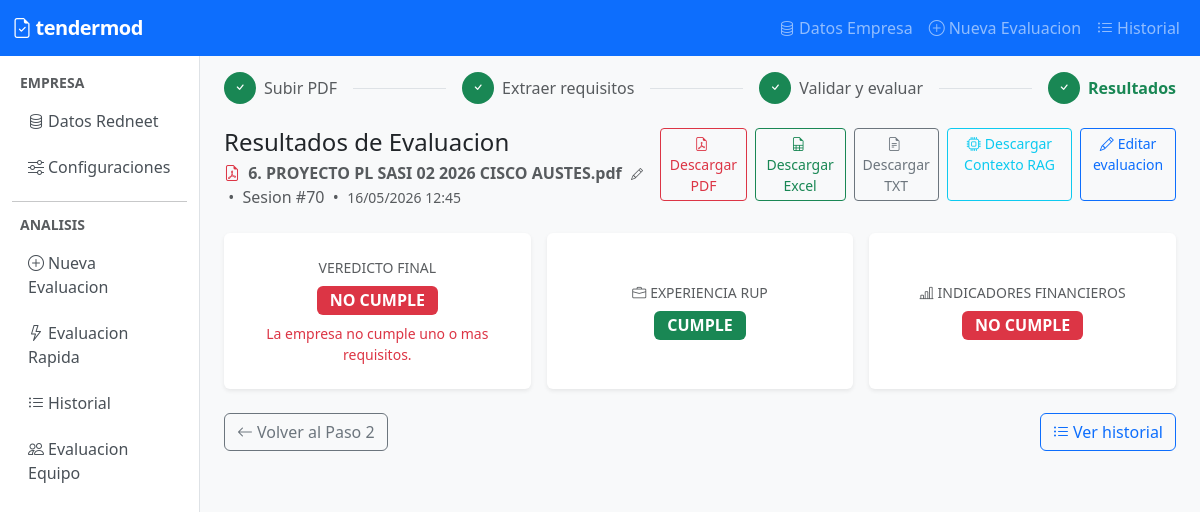
The page /analysis/70/results/ on the database its author committed.
### apps/core/models.py (models this page shows, shortened)
class AnalysisSession(models.Model):
    STATUS_CHOICES = [
        ('created', 'Creado'),
        ('ingesting_pdf', 'Ingiriendo PDF'),
        ('pdf_ready', 'PDF listo'),
        ('extracted', 'Requisitos extraidos'),
        ('evaluating', 'Evaluando'),
        ('completed', 'Completado'),
        ('error', 'Error'),
    ]
    status = models.CharField(max_length=20, choices=STATUS_CHOICES, default='created')
    pdf_filename = models.CharField(max_length=255, blank=True)
    display_name = models.CharField(max_length=255, blank=True, default='')
    experience_requirements_json = models.TextField(blank=True)
    indicators_requirements_json = models.TextField(blank=True)
    general_info_text = models.TextField(blank=True)
    general_requirements_json = models.TextField(blank=True, default='')
    celery_task_id = models.CharField(max_length=255, blank=True)
    ocr_document_path = models.CharField(max_length=500, blank=True, default='')
    created_at = models.DateTimeField(auto_now_add=True)
    updated_at = models.DateTimeField(auto_now=True)
    class Meta:
        ordering = ['-created_at']

### apps/analysis/views.py (the view)
# urls.py: path('<int:pk>/results/', views.analysis_results, name='results'),
def analysis_results(request, pk):
    session = get_object_or_404(AnalysisSession, pk=pk)
    result = None
    exp_result = None
    ind_result = None
    try:
        result = session.result
    except AnalysisResult.DoesNotExist:
        pass
    if result:
        if result.experience_result_json:
            try:
                from tendermod.evaluation.schemas import ExperienceComplianceResult
                exp_result = ExperienceComplianceResult.model_validate_json(result.experience_result_json)
            except Exception as exc:
                logger.error('Error parseando experience_result_json: %s', exc)
        if result.indicators_result_json:
            try:
                from tendermod.evaluation.schemas import IndicatorComplianceResult
                ind_result = IndicatorComplianceResult.model_validate_json(result.indicators_result_json)
            except Exception as exc:
                logger.error('Error parseando indicators_result_json: %s', exc)
    general_requirements = []
    if session.general_requirements_json:
        try:
            from tendermod.evaluation.schemas import GeneralRequirementList
            gr = GeneralRequirementList.model_validate_json(session.general_requirements_json)
            general_requirements = gr.requisitos
        except Exception as exc:
            logger.error('Error parseando general_requirements_json en results: %s', exc)
    context = {
        'session': session,
        'result': result,
        'general_requirements': general_requirements,
        'exp_result': exp_result,
        'ind_result': ind_result,
    }
    return render(request, 'analysis/results.html', context)

### templates/analysis/results.html (shortened to what this page needs)
{% extends "base.html" %}
{% load static %}
{% load currency_filters %}
{% block content %}
<div class="d-flex align-items-center gap-2 mb-4">
    <span class="step-badge bg-success text-white"><i class="bi bi-check"></i></span>
    <a href="{% url 'analysis:new' %}" class="text-muted text-decoration-none">Subir PDF</a>
    <div class="flex-grow-1 border-top mx-2"></div>
    <span class="step-badge bg-success text-white"><i class="bi bi-check"></i></span>
    <a href="{% url 'analysis:step1' pk=session.pk %}" class="text-muted text-decoration-none">Extraer requisitos</a>
    <div class="flex-grow-1 border-top mx-2"></div>
    <span class="step-badge bg-success text-white"><i class="bi bi-check"></i></span>
    <a href="{% url 'analysis:step2' pk=session.pk %}" class="text-muted text-decoration-none">Validar y evaluar</a>
    <div class="flex-grow-1 border-top mx-2"></div>
    <span class="step-badge bg-success text-white"><i class="bi bi-check"></i></span>
    <span class="fw-semibold text-success">Resultados</span>
</div>
<div class="d-flex justify-content-between align-items-start mb-4">
    <div>
        <h4 class="mb-1">Resultados de Evaluacion</h4>
        <p class="text-muted mb-0">
            <i class="bi bi-file-earmark-pdf me-1 text-danger"></i>
            <span id="session-name-display">
                <strong id="session-name-text">{{ session.display_name|default:session.pdf_filename }}</strong>
                <button id="session-name-edit-btn" class="btn btn-link btn-sm p-0 ms-1 text-muted" title="Editar nombre" style="vertical-align: baseline;">
                    <i class="bi bi-pencil" style="font-size:0.75rem;"></i>
                </button>
            </span>
            &nbsp;&bull;&nbsp; Sesion #{{ session.pk }}
            &nbsp;&bull;&nbsp;
            <span class="text-muted small">{{ session.created_at|date:"d/m/Y H:i" }}</span>
        </p>
    </div>
    <div class="d-flex gap-2">
        {% if session.pdf_filename %}
        <a href="{% url 'analysis:download_pdf' pk=session.pk %}" class="btn btn-outline-danger btn-sm" title="{{ session.pdf_filename }}">
            <i class="bi bi-file-earmark-pdf me-1"></i>Descargar PDF
        </a>
        {% endif %}
        <a href="{% url 'analysis:export_excel' pk=session.pk %}" class="btn btn-outline-success btn-sm">
            <i class="bi bi-file-earmark-spreadsheet me-1"></i>Descargar Excel
        </a>
        <a href="{% url 'analysis:export_text' pk=session.pk %}" class="btn btn-outline-secondary btn-sm">
            <i class="bi bi-file-earmark-text me-1"></i>Descargar TXT
        </a>
        <a href="{% url 'analysis:export_context' pk=session.pk %}" class="btn btn-outline-info btn-sm">
            <i class="bi bi-cpu me-1"></i>Descargar Contexto RAG
        </a>
        <a href="{% url 'analysis:step2' pk=session.pk %}" class="btn btn-outline-primary btn-sm">
            <i class="bi bi-pencil me-1"></i>Editar evaluacion
        </a>
    </div>
</div>
{% if not result %}
<div class="alert alert-warning">
    <i class="bi bi-exclamation-triangle me-2"></i>
    Aun no hay resultados para esta sesion.
    <a href="{% url 'analysis:step2' pk=session.pk %}">Lance la evaluacion desde el Paso 2.</a>
</div>
{% else %}
<div class="row g-3 mb-4">
    <div class="col-md-4">
        <div class="card border-0 shadow-sm h-100 text-center">
            <div class="card-body d-flex flex-column align-items-center justify-content-center py-4">
                <p class="text-muted small mb-2">VEREDICTO FINAL</p>
                {% if result.cumple_final is None %}
                    <span class="badge bg-secondary badge-cumple">INDETERMINADO</span>
                    <p class="text-muted small mt-2 mb-0">Faltan evaluaciones.</p>
                {% elif result.cumple_final %}
                    <span class="badge bg-success badge-cumple">CUMPLE</span>
                    <p class="text-success small mt-2 mb-0">La empresa cumple todos los requisitos evaluados.</p>
                {% else %}
                    <span class="badge bg-danger badge-cumple">NO CUMPLE</span>
                    <p class="text-danger small mt-2 mb-0">La empresa no cumple uno o mas requisitos.</p>
                {% endif %}
            </div>
        </div>
    </div>
    <div class="col-md-4">
        <div class="card border-0 shadow-sm h-100 text-center">
            <div class="card-body d-flex flex-column align-items-center justify-content-center py-4">
                <p class="text-muted small mb-2"><i class="bi bi-briefcase me-1"></i>EXPERIENCIA RUP</p>
                {% if result.cumple_experiencia is None %}
                    <span class="badge bg-secondary badge-cumple">Sin evaluar</span>
                {% elif result.cumple_experiencia %}
                    <span class="badge bg-success badge-cumple">CUMPLE</span>
                {% else %}
                    <span class="badge bg-danger badge-cumple">NO CUMPLE</span>
                {% endif %}
            </div>
        </div>
    </div>
    <div class="col-md-4">
        <div class="card border-0 shadow-sm h-100 text-center">
            <div class="card-body d-flex flex-column align-items-center justify-content-center py-4">
                <p class="text-muted small mb-2"><i class="bi bi-bar-chart-line me-1"></i>INDICADORES FINANCIEROS</p>
                {% if result.cumple_indicadores is None %}
                    <span class="badge bg-secondary badge-cumple">Sin evaluar</span>
                {% elif result.cumple_indicadores %}
                    <span class="badge bg-success badge-cumple">CUMPLE</span>
                {% else %}
                    <span class="badge bg-danger badge-cumple">NO CUMPLE</span>
                {% endif %}
            </div>
        </div>
    </div>
</div>
{% endif %}
<div class="d-flex justify-content-between align-items-center mt-2">
    <a href="{% url 'analysis:step2' pk=session.pk %}" class="btn btn-outline-secondary">
        <i class="bi bi-arrow-left me-1"></i>Volver al Paso 2
    </a>
    <a href="{% url 'analysis:list' %}" class="btn btn-outline-primary">
        <i class="bi bi-list-ul me-1"></i>Ver historial
    </a>
</div>
{% endblock %}

### templates/base.html (style rules this page uses)
body { background-color: #f8f9fa; }
.step-badge { width: 2rem; height: 2rem; border-radius: 50%; display: inline-flex; align-items: center; justify-content: center; font-weight: 700; font-size: 0.85rem; }
.badge-cumple { font-size: 1rem; padding: 0.4rem 0.8rem; }

### rows shown on the page
AnalysisSession: display_name "6. PROYECTO PL SASI 02 2026 CISCO AUSTES.pdf", pk "70", created_at "16/05/2026 12:45"
